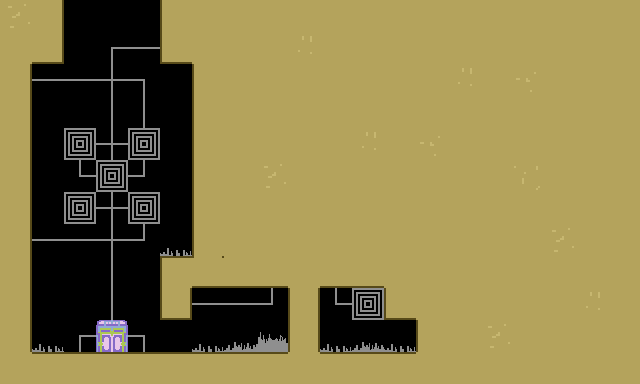

A 2D game scene composited from a Tiled map and its tileset images. What follows is a short description and the map's XML, with each tile layer's data collapsed to a summary:
An orthogonal 20x12 tile map with 32x32 px tiles, 1 tile layer (Tile Layer 1).

<map version="1.0" orientation="orthogonal" width="20" height="12" tilewidth="32" tileheight="32">
 <tileset firstgid="1" name="sprite" tilewidth="32" tileheight="32">
  <image source="../img/sprite.png" trans="ffffff" width="320" height="640" />
 </tileset>
 <layer name="Tile Layer 1" width="20" height="12">
  <data>[240 cells, 219 non-empty, 27 distinct tile ids]</data>
 </layer>
</map>
